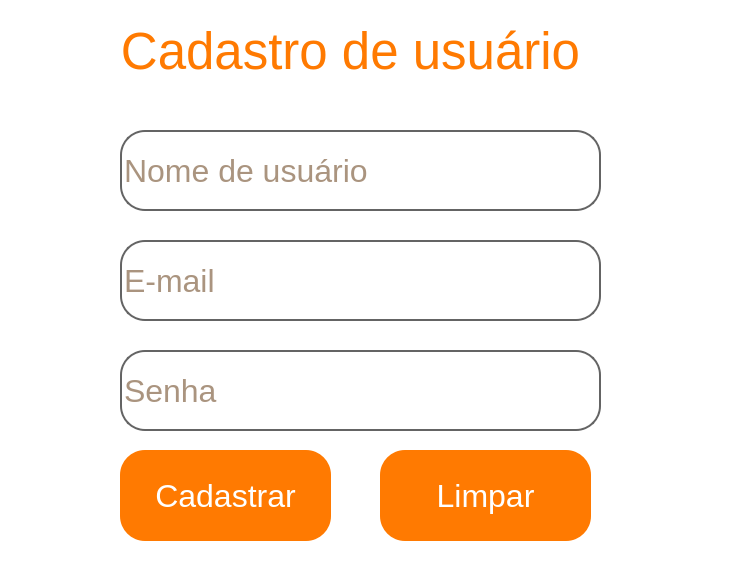
<?xml version="1.0" encoding="UTF-8"?>
<ui version="4.0">
 <class>Form</class>
 <widget class="QWidget" name="Form">
  <property name="geometry">
   <rect>
    <x>0</x>
    <y>0</y>
    <width>733</width>
    <height>566</height>
   </rect>
  </property>
  <property name="windowTitle">
   <string>Form</string>
  </property>
  <property name="styleSheet">
   <string notr="true">QWidget{

background-color: #fff;
color: #ff7a01;

}


QPushButton {


 border-radius: 25px;
background-color: #ff7a01;
color: white;
}

QLineEdit {

border: 2px solid #646464;
 border-radius: 25px;
background-color: white;
color: #552900;

}


QPushButton:hover {

border: 4px solid #854000;
 border-radius: 28px;
background-color: #d36907;
}

QLineEdit:hover {

border: 3px solid #8b4300;
 border-radius: 27px;

}

QLineEdit:focus {

border: 4px solid #703600;
border-radius: 25px;

}


</string>
  </property>
  <widget class="QLineEdit" name="txt_nome">
   <property name="geometry">
    <rect>
     <x>120</x>
     <y>130</y>
     <width>481</width>
     <height>81</height>
    </rect>
   </property>
   <property name="font">
    <font>
     <family>Segoe UI</family>
     <pointsize>24</pointsize>
    </font>
   </property>
   <property name="text">
    <string/>
   </property>
   <property name="placeholderText">
    <string>Nome de usuário</string>
   </property>
  </widget>
  <widget class="QLineEdit" name="txt_email">
   <property name="geometry">
    <rect>
     <x>120</x>
     <y>240</y>
     <width>481</width>
     <height>81</height>
    </rect>
   </property>
   <property name="font">
    <font>
     <family>Segoe UI</family>
     <pointsize>24</pointsize>
    </font>
   </property>
   <property name="text">
    <string/>
   </property>
   <property name="placeholderText">
    <string>E-mail</string>
   </property>
  </widget>
  <widget class="QLineEdit" name="txt_senha">
   <property name="geometry">
    <rect>
     <x>120</x>
     <y>350</y>
     <width>481</width>
     <height>81</height>
    </rect>
   </property>
   <property name="font">
    <font>
     <family>Segoe UI</family>
     <pointsize>24</pointsize>
    </font>
   </property>
   <property name="text">
    <string/>
   </property>
   <property name="placeholderText">
    <string>Senha</string>
   </property>
  </widget>
  <widget class="QPushButton" name="btn_cadastrar">
   <property name="geometry">
    <rect>
     <x>120</x>
     <y>450</y>
     <width>211</width>
     <height>91</height>
    </rect>
   </property>
   <property name="font">
    <font>
     <family>Segoe UI</family>
     <pointsize>24</pointsize>
    </font>
   </property>
   <property name="cursor">
    <cursorShape>PointingHandCursor</cursorShape>
   </property>
   <property name="mouseTracking">
    <bool>true</bool>
   </property>
   <property name="text">
    <string>Cadastrar</string>
   </property>
  </widget>
  <widget class="QPushButton" name="btn_limpar">
   <property name="geometry">
    <rect>
     <x>380</x>
     <y>450</y>
     <width>211</width>
     <height>91</height>
    </rect>
   </property>
   <property name="font">
    <font>
     <family>Segoe UI</family>
     <pointsize>24</pointsize>
    </font>
   </property>
   <property name="cursor">
    <cursorShape>PointingHandCursor</cursorShape>
   </property>
   <property name="mouseTracking">
    <bool>true</bool>
   </property>
   <property name="text">
    <string>Limpar</string>
   </property>
  </widget>
  <widget class="QLabel" name="label">
   <property name="geometry">
    <rect>
     <x>-50</x>
     <y>20</y>
     <width>801</width>
     <height>61</height>
    </rect>
   </property>
   <property name="font">
    <font>
     <family>Segoe UI</family>
     <pointsize>38</pointsize>
     <underline>false</underline>
    </font>
   </property>
   <property name="text">
    <string>Cadastro de usuário</string>
   </property>
   <property name="alignment">
    <set>Qt::AlignCenter</set>
   </property>
  </widget>
  <widget class="QLabel" name="label_2">
   <property name="geometry">
    <rect>
     <x>740</x>
     <y>20</y>
     <width>61</width>
     <height>71</height>
    </rect>
   </property>
   <property name="layoutDirection">
    <enum>Qt::LeftToRight</enum>
   </property>
   <property name="text">
    <string/>
   </property>
   <property name="pixmap">
    <pixmap>C:/Users/arthu/Downloads/Lminilogo.png</pixmap>
   </property>
   <property name="scaledContents">
    <bool>true</bool>
   </property>
   <property name="alignment">
    <set>Qt::AlignCenter</set>
   </property>
  </widget>
  <widget class="QLabel" name="label_7">
   <property name="geometry">
    <rect>
     <x>620</x>
     <y>30</y>
     <width>41</width>
     <height>51</height>
    </rect>
   </property>
   <property name="layoutDirection">
    <enum>Qt::LeftToRight</enum>
   </property>
   <property name="text">
    <string/>
   </property>
   <property name="pixmap">
    <pixmap>IMAGEM/Lminilogo.png</pixmap>
   </property>
   <property name="scaledContents">
    <bool>true</bool>
   </property>
   <property name="alignment">
    <set>Qt::AlignCenter</set>
   </property>
  </widget>
 </widget>
 <resources/>
 <connections/>
</ui>
